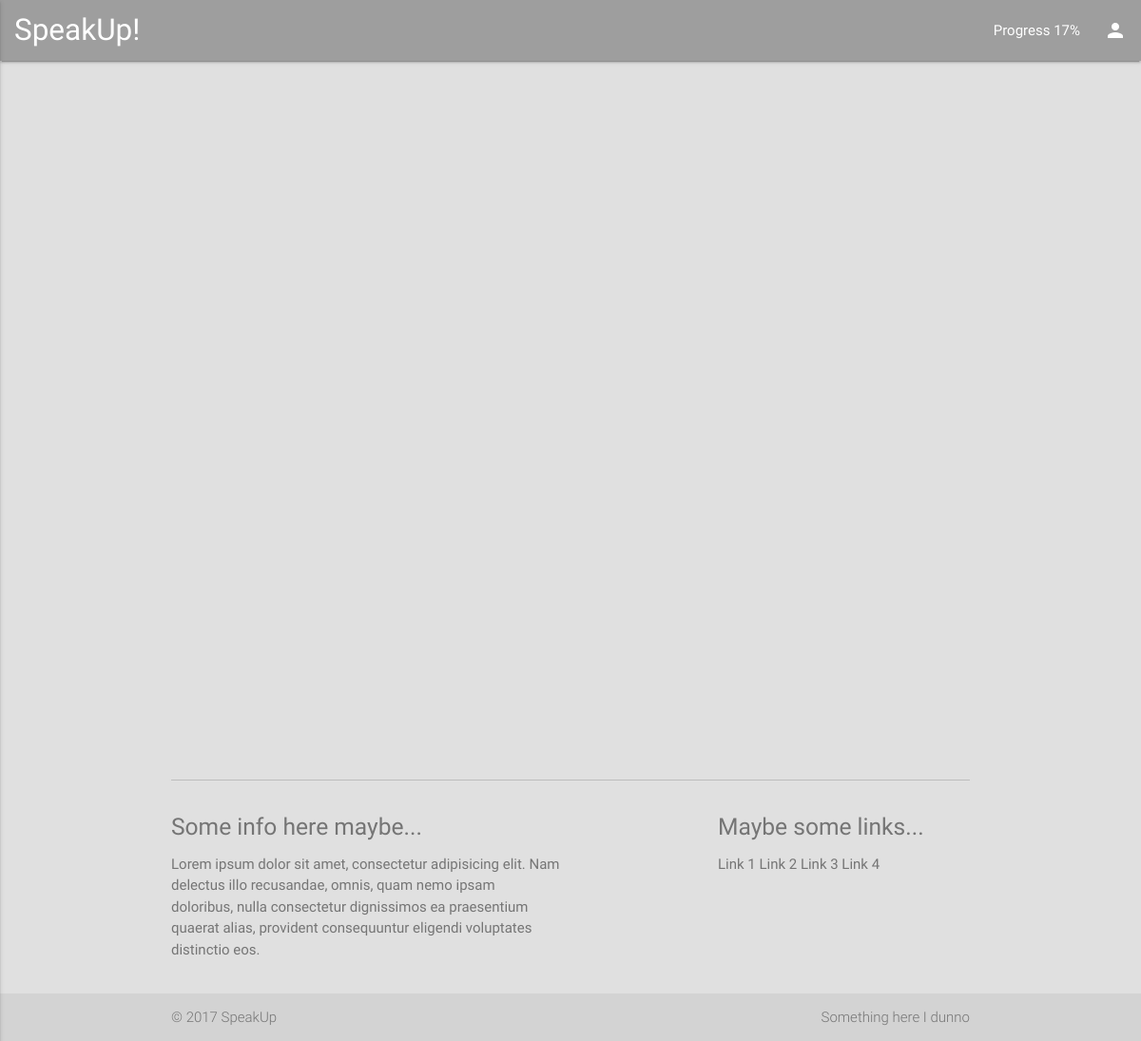
Page /steps/ on the earlier database version.
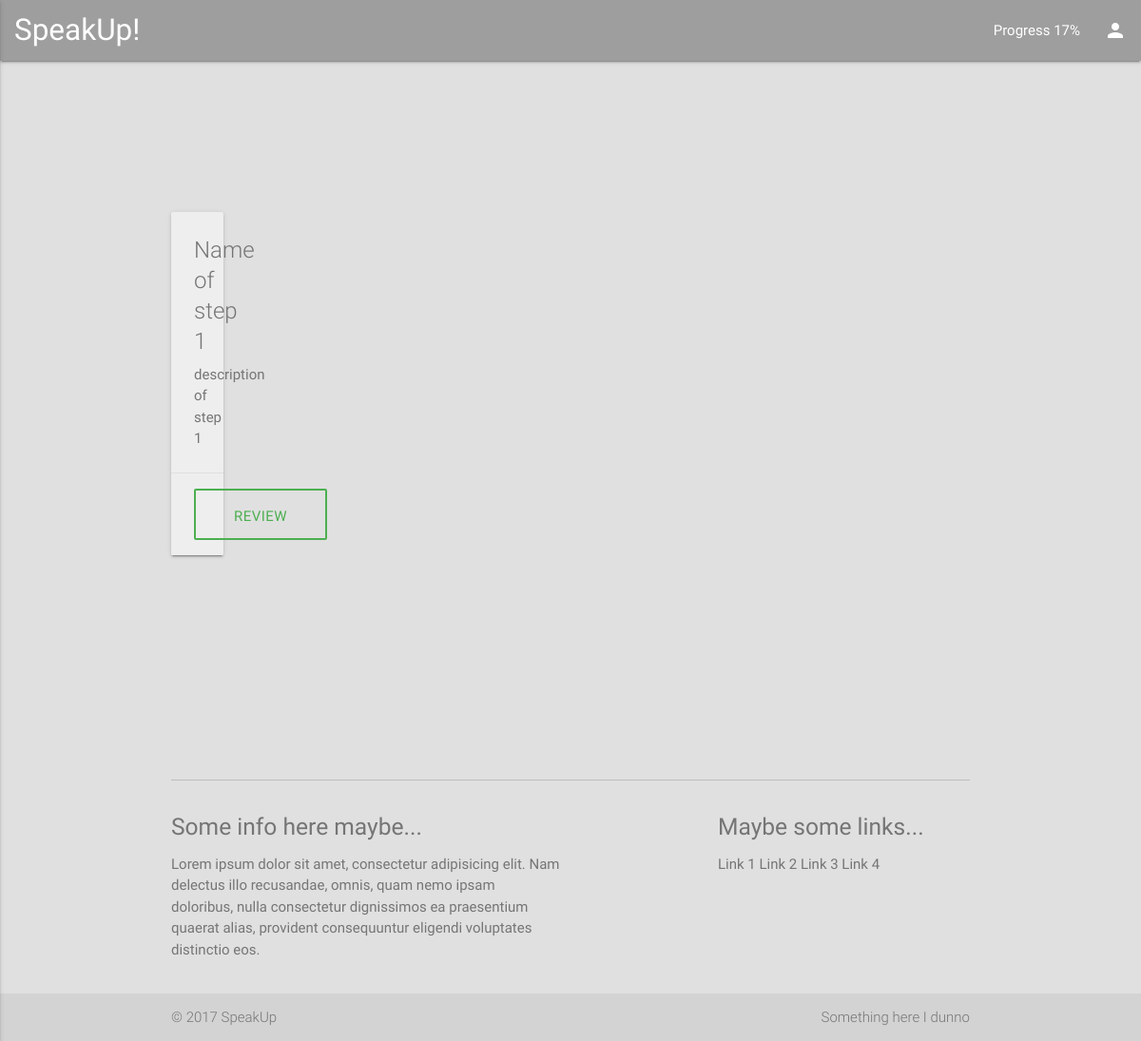
Same page on the later database version.
### steps/models.py (models this page shows, shortened)
class Step(models.Model):
    name = models.CharField(max_length=255)
    description = models.TextField()

### steps/views.py (the view)
def step_list(request):
    template = "steps/main.html"
    steps = Step.objects.all()
    context = {'steps': steps}
    return render(request, template, context)

### steps/templates/steps/main.html
{% extends "index.html" %}
{% block content %}
    {% include "navigation.html" %}
    <div class="container valign-wrapper my-main-container grey-text text-darken-1">
        <div class="row">
        {% for step in steps %}
            <div class="col s12 m6 l4">
                <div class="card grey lighten-3">
                    <div class="card-content">
                        <span class="card-title center-align">{{ step.name }}</span>
                        <p>{{ step.description }}</p>
                    </div>
                    <div class="card-action center-align">
                        <a href="#" class="waves-effect waves-green btn-large z-depth-0 transparent green-text completed-btn">Review</a>
                    </div>
                </div>
            </div>
        {% endfor %}
        </div>
    </div>
{% endblock %}

Differences in the rows shown:
added Step: name "Name of step 1", description "description of step 1"
